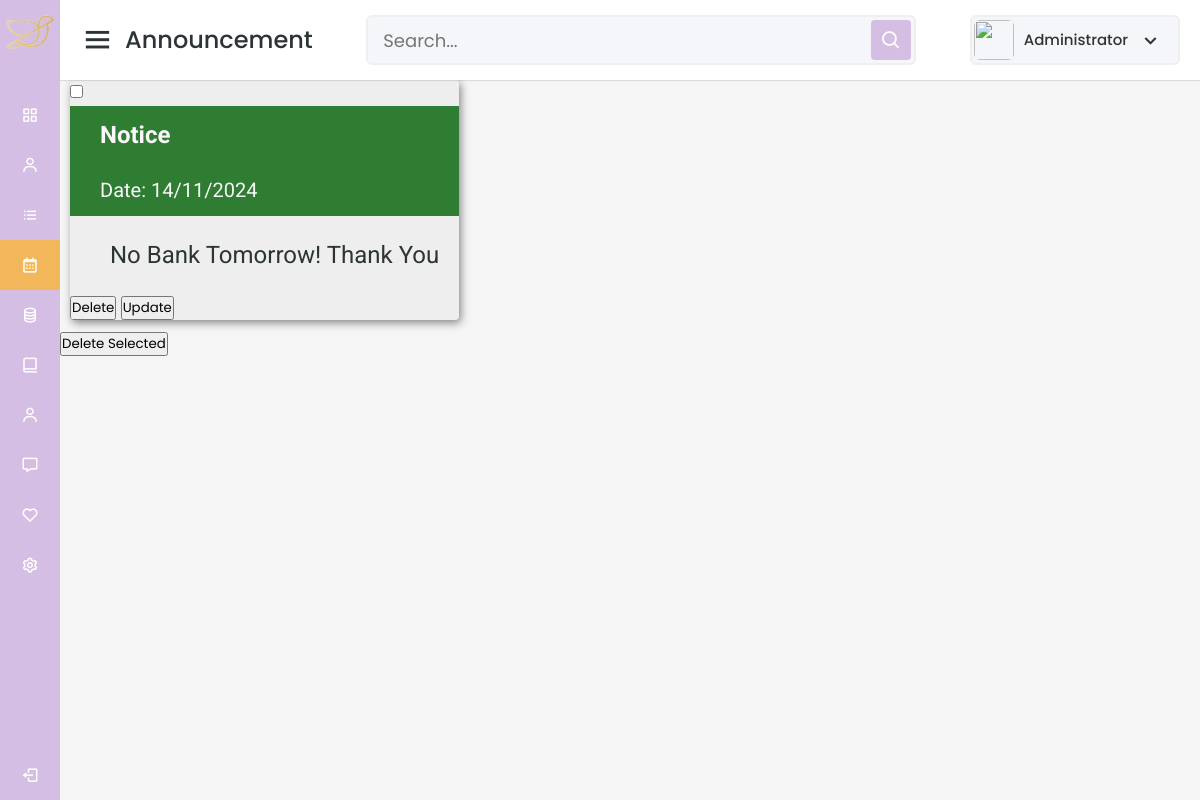
The page /seeAllNews.php on the database its author committed.
### tables this page shows
CREATE TABLE `news` (
  `id` int(10) UNSIGNED NOT NULL,
  `title` varchar(40) DEFAULT NULL,
  `created` datetime DEFAULT NULL
);

CREATE TABLE `news_body` (
  `id` int(10) UNSIGNED NOT NULL,
  `body` text DEFAULT NULL
);

### seeAllNews.php (the view, shortened to what this page needs)
<?php
include "connection.php";
?>
<!DOCTYPE html>
<html>
<head>
<link href="https://unpkg.com/boxicons@2.0.7/css/boxicons.min.css" rel="stylesheet" />
    <link rel="stylesheet" href="admin-dash.css">
</head>
<body>
<div class="sidebar">
      <div class="logo-details">
        <span class="logo_name"><div id="kim" style="text-align: center; margin-bottom: 20px; margin-top:10px">
                        </div></span>
      </div>
      <ul class="nav-links">
        <li>
          <a href="#">
            <i class="bx bx-grid-alt"></i>
            <span class="links_name">Dashboard</span>
          </a>
        </li>
        <li>
          <a href="#">
            <i class="bx bx-user"></i>
            <span class="links_name">Accounts</span>
          </a>
        </li>
        <li>
          <a href="#">
            <i class="bx bx-list-ul"></i>
            <span class="links_name">Walk-In</span>
          </a>
        </li>
        <li>
          <a href="admin_news.php" class = "active">
            <i class="bx bx-calendar"></i>
            <span class="links_name">Announcements</span>
          </a>
        </li>
        <li>
          <a href="#">
            <i class="bx bx-coin-stack"></i>
            <span class="links_name">Stock</span>
          </a>
        </li>
        <li>
          <a href="#">
            <i class="bx bx-book-alt"></i>
            <span class="links_name">Total order</span>
          </a>
        </li>
        <li>
          <a href="#">
            <i class="bx bx-user"></i>
            <span class="links_name">Team</span>
          </a>
        </li>
        <li>
          <a href="#">
            <i class="bx bx-message"></i>
            <span class="links_name">Messages</span>
          </a>
        </li>
        <li>
          <a href="#">
            <i class="bx bx-heart"></i>
            <span class="links_name">Favrorites</span>
          </a>
        </li>
        <li>
          <a href="#">
            <i class="bx bx-cog"></i>
            <span class="links_name">Setting</span>
          </a>
        </li>
        <li class="log_out">
          <a href="logout-user.php">
            <i class="bx bx-log-out"></i>
            <span class="links_name">Log out</span>
          </a>
        </li>
      </ul>
    </div>
    <section class="home-section">
      <nav>
        <div class="sidebar-button">
          <i class="bx bx-menu sidebarBtn"></i>
          <span class="dashboard">Announcement</span>
        </div>
        <div class="search-box">
          <input type="text" placeholder="Search..." />
          <i class="bx bx-search"></i>
        </div>
        <div class="profile-details">
          <img src="images/slide2.png" alt="" />
          <span class="admin_name">Administrator</span>
          <i class="bx bx-chevron-down"></i>
        </div>
      </nav>
    <div class="flex-container">
        <form method="post" action="allnewsAct.php">
            <?php
                $sql0 = "SELECT id, title, created FROM news ORDER BY created DESC";
                $result = $con->query($sql0);
                if ($result->num_rows > 0) {
                    while($row = $result->fetch_assoc()) {
                        $id = $row["id"];
                        $sql1 = "SELECT body FROM news_body WHERE id=$id";
                        $result1 = $con->query($sql1);
                        ?>
                        <div class="flex-item">
                            <input type="checkbox" name="delete_ids[]" value="<?php echo $id; ?>">
                            <div class="flex-container-title">
                                <h1 id="title"><?php echo htmlspecialchars($row["title"]); ?></h1>
                            </div>
                            <div class="flex-container-title">
                                <p id="date">Date: <?php echo date("d/m/Y", strtotime($row["created"])); ?></p>
                            </div>
                            <div class="flex-container-body">
                                <p id="news_body">
                                    <?php
                                        while($row1 = $result1->fetch_assoc()) {
                                            echo htmlspecialchars($row1["body"]);
                                        }
                                    ?>
                                </p>
                            </div>
                            <div class="flex-container-actions">
                                <button type="submit" name="delete" value="<?php echo $id; ?>" onclick="return confirm('Are you sure you want to delete this item?');">Delete</button>
                                <button type="submit" name="update" value="<?php echo $id; ?>">Update</button>
                            </div>
                        </div>
                    <?php }
                } else {
                    echo "No news available! Please post some.";
                }
            ?>
            <button type="submit" name="delete_selected" onclick="return confirm('Are you sure you want to delete the selected news items?');">Delete Selected</button>
        </form>
    </section>
</body>
</html>

### admin-dash.css (style rules this page uses)
* { margin: 0; padding: 0; box-sizing: border-box; font-family: 'Poppins', sans-serif; }
.sidebar { position: fixed; height: 100%; width: 240px; background: #D4BEE4; transition: all 0.5s ease; }
.sidebar .logo-details { height: 80px; display: flex; align-items: center; }
.sidebar .logo-details .logo_name { color: #fff; font-size: 24px; font-weight: 500; }
.sidebar .nav-links { margin-top: 10px; }
.sidebar .nav-links li { position: relative; list-style: none; height: 50px; }
.sidebar .nav-links li a { height: 100%; width: 100%; display: flex; align-items: center; text-decoration: none; transition: all 0.4s ease; }
.sidebar .nav-links li a.active { background: #F3B75B; }
.sidebar .nav-links li i { min-width: 60px; text-align: center; font-size: 18px; color: #fff; }
.sidebar .nav-links li a .links_name { color: #fff; font-size: 15px; font-weight: 400; white-space: nowrap; }
.sidebar .nav-links .log_out { position: absolute; bottom: 0; width: 100%; }
.home-section { position: relative; background: #f5f5f5; min-height: 100vh; width: calc(100% - 240px); left: 240px; transition: all 0.5s ease; line-height: 1.6; }
.home-section nav { display: flex; justify-content: space-between; height: 80px; background: #fff; display: flex; align-items: center; position: fixed; width: calc(100% - 240px); left: 240px; z-index: 100; padding: 0 20px; box-shadow: 0 1px 1px rgba(0, 0, 0, 0.1); transition: all 0.5s ease; top:0; }
.home-section nav .sidebar-button { display: flex; align-items: center; font-size: 24px; font-weight: 500; }
nav .sidebar-button i { font-size: 35px; margin-right: 10px; }
.home-section nav .search-box { position: relative; height: 50px; max-width: 550px; width: 100%; margin: 0 20px; }
nav .search-box input { height: 100%; width: 100%; outline: none; background: #F5F6FA; border: 2px solid #EFEEF1; border-radius: 6px; font-size: 18px; padding: 0 15px; }
nav .search-box .bx-search { position: absolute; height: 40px; width: 40px; background: #D4BEE4; right: 5px; top: 50%; transform: translateY(-50%); border-radius: 4px; line-height: 40px; text-align: center; color: #fff; font-size: 22px; transition: all 0.4 ease; }
.home-section nav .profile-details { display: flex; align-items: center; background: #F5F6FA; border: 2px solid #EFEEF1; border-radius: 6px; height: 50px; min-width: 190px; padding: 0 15px 0 2px; }
nav .profile-details img { height: 40px; width: 40px; border-radius: 6px; object-fit: cover; }
nav .profile-details .admin_name { font-size: 15px; font-weight: 500; color: #333; margin: 0 10px; white-space: nowrap; }
nav .profile-details i { font-size: 25px; color: #333; }
:root { --primary-color: #6c5ce7; --secondary-color: #ff7675; --background-color: #f5f6fa; --text-color: #2d3436; --card-background: #ffffff; }
* { margin: 0; padding: 0; box-sizing: border-box; }
body { font-family: 'Inter', sans-serif; background-color: var(--background-color); color: var(--text-color); }
@media (max-width: 1240px) { .sidebar { width: 60px; } }
@media (max-width: 1240px) { .home-section { width: calc(100% - 60px); left: 60px; } }
@media (max-width: 1240px) { .home-section nav { width: calc(100% - 60px); left: 60px; } }

### seeAllNews.php (style rules this page uses)
body, html { height: 100%; background-size: cover; margin: 0; }
.flex-container { display: flex; flex-wrap: wrap; width: auto; height: auto; position: relative; top: 70px; }
.flex-item { flex: 1 1 550px; background-color: #EEEEEE; max-height: 65vh; margin: 10px; overflow-y: auto; box-shadow: 2px 3px 8px #888888; border-radius: 4px; }
.flex-container-title { display: flex; background-color: #2E7D32; padding: 10px; align-items: center; }
.flex-container-body { display: flex; background-color: #EEEEEE; padding: 20px; }
h1#title { font-family: 'Roboto', sans-serif; color: #FAFAFA; margin-left: 20px; }
p#date, p#news_body { font-family: 'Roboto', sans-serif; margin-left: 20px; }
p#date { font-size: 20px; color: #FAFAFA; }
p#news_body { font-size: 24px; }

### rows shown on the page
news: title "Notice", created "14/11/2024", $id 7 (drawn)
news_body: body "No Bank Tomorrow! Thank You"
